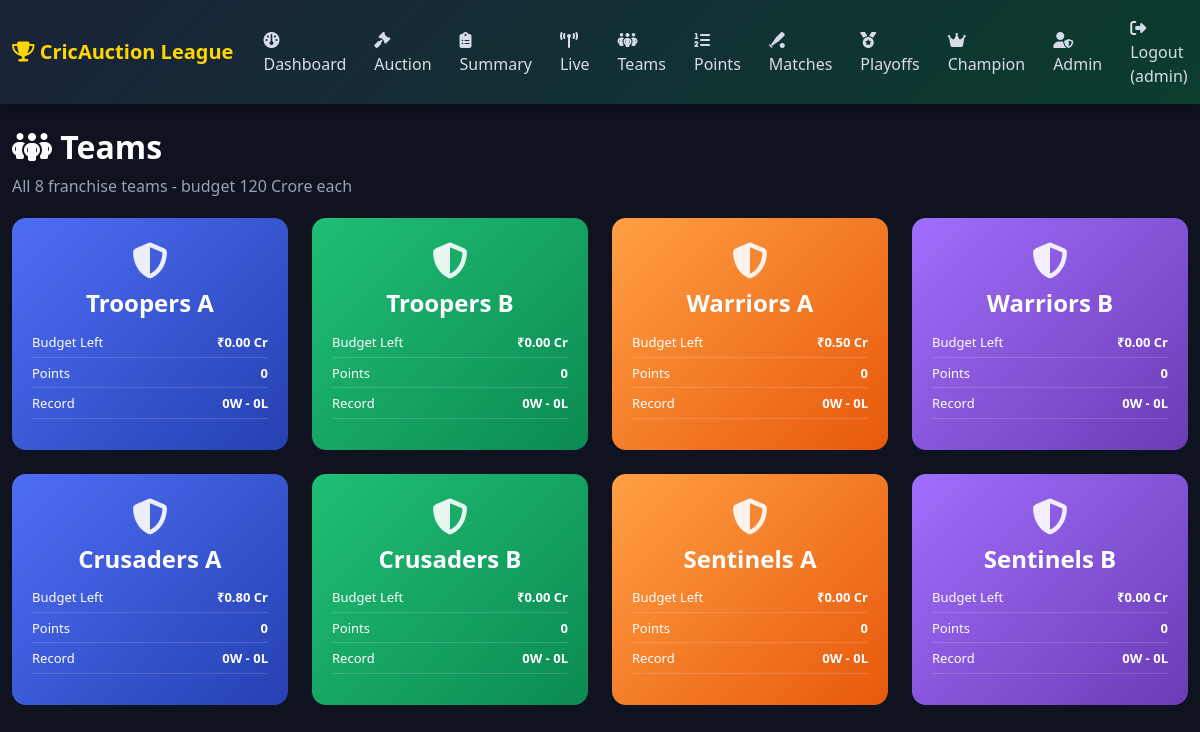
The page /teams (signed in) on the database its author committed.
### tables this page shows
CREATE TABLE teams (
            id             INTEGER PRIMARY KEY AUTOINCREMENT,
            name           TEXT UNIQUE NOT NULL,
            budget         REAL    NOT NULL DEFAULT 120,
            matches_played INTEGER DEFAULT 0,
            wins           INTEGER DEFAULT 0,
            losses         INTEGER DEFAULT 0,
            points         INTEGER DEFAULT 0,
            nrr            REAL    DEFAULT 0.0
        );

### backend/routes/team_routes.py (the view)
@team_bp.route("/teams")
@login_required
def teams():
    conn = get_db_connection()
    cur = get_cursor(conn)
    cur.execute("SELECT * FROM teams ORDER BY points DESC, wins DESC")
    teams = cur.fetchall()
    cur.close()
    conn.close()
    return render_template("teams.html", teams=teams)

### backend/models.py (called while the page is built)
def get_db_connection():
    conn = sqlite3.connect(DB_PATH)
    conn.row_factory = sqlite3.Row
    conn.execute("PRAGMA journal_mode=WAL")
    conn.execute("PRAGMA foreign_keys=ON")
    return conn

def get_cursor(conn):
    return conn.cursor()

### backend/routes/admin_routes.py (called while the page is built)
def login_required(f):
    @wraps(f)
    def wrapper(*args, **kwargs):
        if "user_id" not in session:
            return redirect(url_for("auth.login"))
        return f(*args, **kwargs)
    return wrapper

### frontend/templates/teams.html (shortened to what this page needs)
{% extends "base.html" %}
{% block content %}
<div class="page-header animate-fadein">
    <h2><i class="fa-solid fa-people-group"></i> Teams</h2>
    <p>All 8 franchise teams - budget 120 Crore each</p>
</div>
<div class="row g-4">
    {% for team in teams %}
    <div class="col-md-6 col-lg-3">
        <a href="{{ url_for('team.team_detail', team_id=team['id']) }}" class="team-card-link">
            <div class="team-card animate-fadein team-color-{{ loop.index % 4 }}">
                <i class="fa-solid fa-shield-halved team-icon"></i>
                <h4>{{ team['name'] }}</h4>
                <div class="team-stats">
                    <div><span>Budget Left</span><strong>₹{{ "%.2f"|format(team['budget']) }} Cr</strong></div>
                    <div><span>Points</span><strong>{{ team['points'] }}</strong></div>
                    <div><span>Record</span><strong>{{ team['wins'] }}W - {{ team['losses'] }}L</strong></div>
                </div>
            </div>
        </a>
    </div>
    {% endfor %}
</div>
{% endblock %}

### frontend/static/css/style.css (style rules this page uses)
* { box-sizing: border-box; }
body { font-family: 'Segoe UI', Tahoma, Geneva, Verdana, sans-serif; background: #0f1320; color: #eef0f5; }
.page-header { margin-bottom: 20px; }
.page-header h2 { font-weight: 700; color: #fff; }
.page-header p { color: #99a1b3; }
.animate-fadein { animation: cardFadeIn 0.5s ease both; }
.team-card-link { text-decoration: none; }
.team-card { border-radius: 14px; padding: 25px 20px; color: #fff; text-align: center; transition: transform 0.25s ease; height: 100%; }
.team-icon { font-size: 36px; margin-bottom: 10px; opacity: 0.9; }
.team-card h4 { font-weight: 700; margin-bottom: 15px; }
.team-stats div { display: flex; justify-content: space-between; font-size: 13px; margin-bottom: 6px; border-bottom: 1px solid rgba(255,255,255,0.15); padding-bottom: 4px; }
.team-color-1 { background: linear-gradient(135deg, #4f6df5, #2541b2); }
.team-color-2 { background: linear-gradient(135deg, #1fbf75, #0c8a52); }
.team-color-3 { background: linear-gradient(135deg, #ff9f43, #e8590c); }
.team-color-0 { background: linear-gradient(135deg, #a06efc, #6a3cb5); }

### rows shown on the page
teams: name "Troopers A", budget "0.00", points "0", wins "0", losses "0"
teams: name "Troopers B", budget "0.00", points "0", wins "0", losses "0"
teams: name "Warriors A", budget "0.50", points "0", wins "0", losses "0"
teams: name "Warriors B", budget "0.00", points "0", wins "0", losses "0"
teams: name "Crusaders A", budget "0.80", points "0", wins "0", losses "0"
teams: name "Crusaders B", budget "0.00", points "0", wins "0", losses "0"
teams: name "Sentinels A", budget "0.00", points "0", wins "0", losses "0"
teams: name "Sentinels B", budget "0.00", points "0", wins "0", losses "0"

### other values the page prints
{{ session.get('username') }} "admin"
